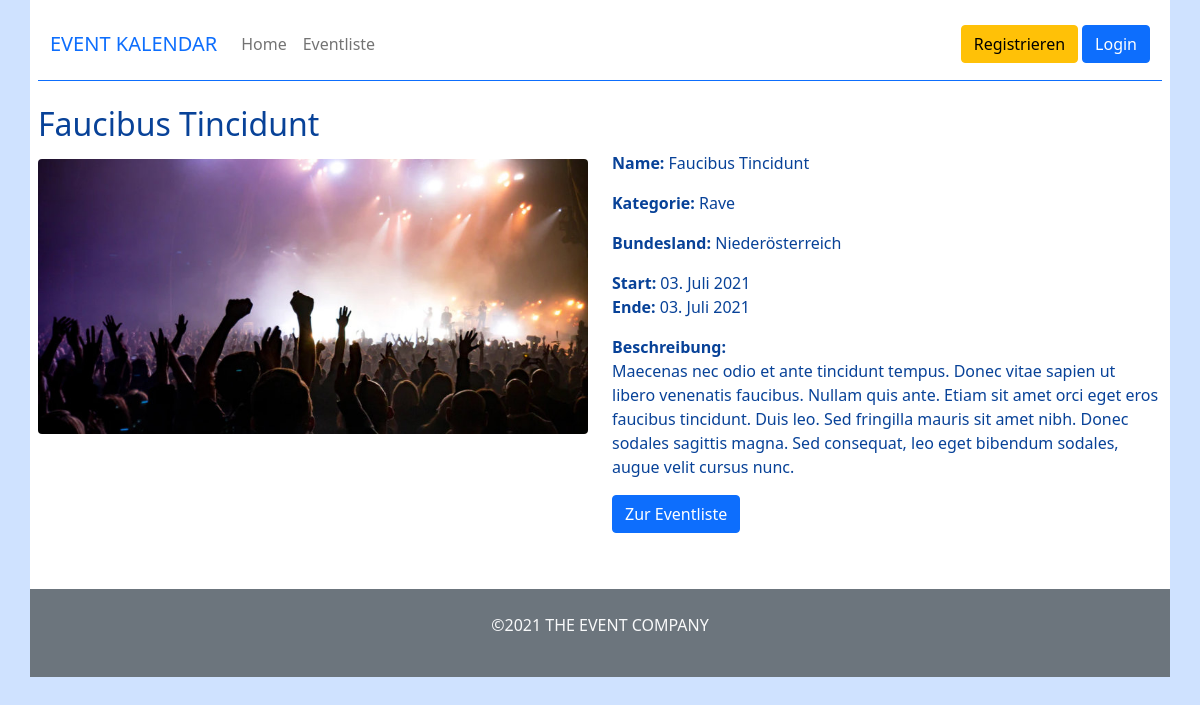
The page /event-details.php?eventID=2 on the database its author committed.
### tables this page shows
CREATE TABLE `event` (
  `eventID` int(11) NOT NULL,
  `eventName` varchar(255) NOT NULL,
  `eventStartDatum` date NOT NULL,
  `eventEndDatum` date NOT NULL,
  `eventKategorie` varchar(255) NOT NULL,
  `eventBundesland` varchar(255) NOT NULL,
  `eventBeschreibung` text NOT NULL,
  `eventBild` varchar(100) NOT NULL DEFAULT 'default.jpg'
);

### event-details.php (the view, shortened to what this page needs)
<?php
require_once "include/include_db.php";
if (isset($_REQUEST["eventID"])) {
    $eventID = (int)$_REQUEST["eventID"];
}
?>
<?php require_once "include/include_head.php"; ?>
<body class="alert-primary">
    <main class="container bg-white p-2">
        <?php
        require_once "include/include_nav.php";
        $eventMonate = ["Jänner", "Februar", "März", "April", "Mai", "Juni", "Juli", "August", "September", "Oktober", "November", "Dezember"];
        $sql = "SELECT * FROM event
        WHERE eventID=:eventID";
        $stmt = $db->prepare($sql);
        $stmt->bindParam(":eventID", $eventID);
        $stmt->execute();
        $row = $stmt->fetch();
        $eventStartDatumExploded = explode("-", $row['eventStartDatum']);
        $eventEndDatumExploded = explode("-", $row['eventEndDatum']);
        $eventStartDatumExplodedTag = $eventStartDatumExploded[2];
        $eventStartDatumExplodedMonat = $eventStartDatumExploded[1];
        $eventStartDatumExplodedJahr = $eventStartDatumExploded[0];
        $eventEndDatumExplodedTag = $eventEndDatumExploded[2];
        $eventEndDatumExplodedMonat = $eventEndDatumExploded[1];
        $eventEndDatumExplodedJahr = $eventEndDatumExploded[0];
        ?>
        <?php echo "<h2 class='fw-light'>$row[eventName]</h2>"; ?>
        <div class="row mb-5">
            <div class="col-md-6">
                <?php
                echo "<img class='img-fluid rounded my-2' src='img/$row[eventBild]' alt='$row[eventName]'/>";
                ?>
            </div>
            <div class="col-md-6">
                <?php
                $endMonatsIndex = $eventEndDatumExplodedMonat - 1;
                $startMonatsIndex = $eventStartDatumExplodedMonat - 1;
                echo "<p><strong>Name: </strong>$row[eventName]</p>";
                echo "<p><strong>Kategorie: </strong>$row[eventKategorie]</p>";
                echo "<p><strong>Bundesland: </strong>$row[eventBundesland]</p>";
                echo "<p><strong>Start: </strong>$eventStartDatumExplodedTag. $eventMonate[$startMonatsIndex] $eventStartDatumExplodedJahr<br/>";
                echo "<strong>Ende: </strong>$eventEndDatumExplodedTag. $eventMonate[$endMonatsIndex] $eventEndDatumExplodedJahr</p>";
                echo "<p><strong>Beschreibung:</strong><br/>$row[eventBeschreibung]</p>";
                ?>
                <a href="event-list.php" class="btn btn-primary">Zur Eventliste</a>
            </div>
        </div>
    </main>
    <?php
    require_once "include/include_footer.php";
    ?>

### rows shown on the page
event: eventName "Faucibus Tincidunt", eventBild (picture), eventKategorie "Rave", eventBundesland "Niederösterreich", eventStartDatum "03", eventStartDatum "Juli", eventStartDatum "2021", eventEndDatum "03", eventEndDatum "Juli", eventEndDatum "2021", eventBeschreibung "Maecenas nec odio et ante tincidunt tempus. Donec vitae sapien ut libero venenatis faucibus. Nullam quis ante. Etiam sit amet orci eget eros faucibus tincidunt. Duis leo. Sed fringilla mauris sit amet nibh. Donec sodales sagittis magna. Sed consequat, leo eget bibendum sodales, augue velit cursus nunc."

### other values the page prints
$currentDate = Date('Y') "2021"
